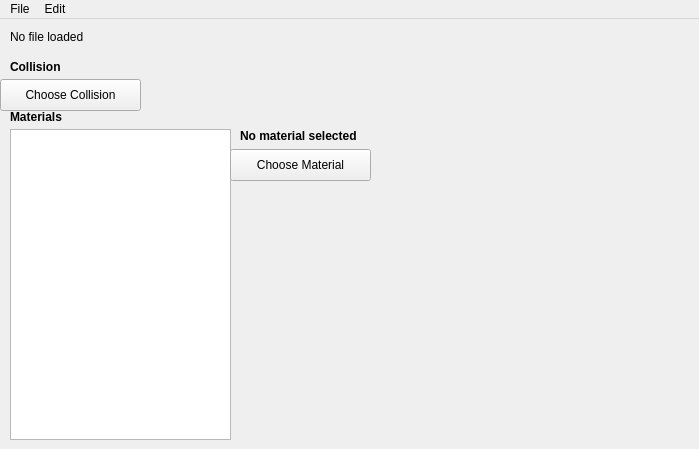
<?xml version="1.0" encoding="UTF-8"?>
<ui version="4.0">
 <class>MMainWindow</class>
 <widget class="QMainWindow" name="MMainWindow">
  <property name="geometry">
   <rect>
    <x>0</x>
    <y>0</y>
    <width>699</width>
    <height>449</height>
   </rect>
  </property>
  <property name="windowTitle">
   <string>MMainWindow</string>
  </property>
  <widget class="QWidget" name="centralWidget">
   <widget class="QListView" name="listView">
    <property name="geometry">
     <rect>
      <x>10</x>
      <y>110</y>
      <width>221</width>
      <height>311</height>
     </rect>
    </property>
   </widget>
   <widget class="QLabel" name="material_list_label">
    <property name="geometry">
     <rect>
      <x>10</x>
      <y>90</y>
      <width>60</width>
      <height>16</height>
     </rect>
    </property>
    <property name="text">
     <string>&lt;b&gt;Materials</string>
    </property>
    <property name="textFormat">
     <enum>Qt::RichText</enum>
    </property>
   </widget>
   <widget class="QLabel" name="collision_label">
    <property name="geometry">
     <rect>
      <x>10</x>
      <y>40</y>
      <width>60</width>
      <height>16</height>
     </rect>
    </property>
    <property name="text">
     <string>&lt;html&gt;&lt;head/&gt;&lt;body&gt;&lt;p&gt;&lt;span style=&quot; font-weight:600;&quot;&gt;Collision&lt;/span&gt;&lt;/p&gt;&lt;/body&gt;&lt;/html&gt;</string>
    </property>
    <property name="textFormat">
     <enum>Qt::RichText</enum>
    </property>
   </widget>
   <widget class="QPushButton" name="collision_button">
    <property name="geometry">
     <rect>
      <x>0</x>
      <y>60</y>
      <width>141</width>
      <height>32</height>
     </rect>
    </property>
    <property name="text">
     <string>Choose Collision</string>
    </property>
   </widget>
   <widget class="QLabel" name="material_name">
    <property name="geometry">
     <rect>
      <x>240</x>
      <y>110</y>
      <width>451</width>
      <height>20</height>
     </rect>
    </property>
    <property name="text">
     <string>&lt;html&gt;&lt;head/&gt;&lt;body&gt;&lt;p&gt;&lt;span style=&quot; font-weight:600;&quot;&gt;No material selected&lt;/span&gt;&lt;br/&gt;&lt;/p&gt;&lt;/body&gt;&lt;/html&gt;</string>
    </property>
    <property name="textFormat">
     <enum>Qt::RichText</enum>
    </property>
   </widget>
   <widget class="QPushButton" name="pushButton_2">
    <property name="geometry">
     <rect>
      <x>230</x>
      <y>130</y>
      <width>141</width>
      <height>32</height>
     </rect>
    </property>
    <property name="text">
     <string>Choose Material</string>
    </property>
   </widget>
   <widget class="QLabel" name="file_name_label">
    <property name="geometry">
     <rect>
      <x>10</x>
      <y>10</y>
      <width>691</width>
      <height>16</height>
     </rect>
    </property>
    <property name="text">
     <string>&lt;html&gt;&lt;head/&gt;&lt;body&gt;&lt;p&gt;No file loaded&lt;/p&gt;&lt;/body&gt;&lt;/html&gt;</string>
    </property>
    <property name="textFormat">
     <enum>Qt::RichText</enum>
    </property>
   </widget>
  </widget>
  <widget class="QMenuBar" name="menuBar">
   <property name="geometry">
    <rect>
     <x>0</x>
     <y>0</y>
     <width>699</width>
     <height>22</height>
    </rect>
   </property>
   <widget class="QMenu" name="menuFile">
    <property name="title">
     <string>File</string>
    </property>
    <addaction name="actionOpen"/>
    <addaction name="actionSave_File"/>
    <addaction name="actionSave_Animation"/>
   </widget>
   <widget class="QMenu" name="menuEdit">
    <property name="title">
     <string>Edit</string>
    </property>
   </widget>
   <addaction name="menuFile"/>
   <addaction name="menuEdit"/>
  </widget>
  <action name="actionOpen">
   <property name="text">
    <string>Open File...</string>
   </property>
  </action>
  <action name="actionSave_File">
   <property name="text">
    <string>Save File...</string>
   </property>
  </action>
  <action name="actionSave_Animation">
   <property name="text">
    <string>Save Animation...</string>
   </property>
  </action>
 </widget>
 <layoutdefault spacing="6" margin="11"/>
 <resources/>
 <connections>
  <connection>
   <sender>actionOpen</sender>
   <signal>triggered()</signal>
   <receiver>MMainWindow</receiver>
   <slot>openNewFile()</slot>
   <hints>
    <hint type="sourcelabel">
     <x>-1</x>
     <y>-1</y>
    </hint>
    <hint type="destinationlabel">
     <x>349</x>
     <y>224</y>
    </hint>
   </hints>
  </connection>
  <connection>
   <sender>actionSave_File</sender>
   <signal>triggered()</signal>
   <receiver>MMainWindow</receiver>
   <slot>saveFile()</slot>
   <hints>
    <hint type="sourcelabel">
     <x>-1</x>
     <y>-1</y>
    </hint>
    <hint type="destinationlabel">
     <x>355</x>
     <y>224</y>
    </hint>
   </hints>
  </connection>
  <connection>
   <sender>listView</sender>
   <signal>clicked(QModelIndex)</signal>
   <receiver>MMainWindow</receiver>
   <slot>selectMaterial(QModelIndex)</slot>
   <hints>
    <hint type="sourcelabel">
     <x>120</x>
     <y>272</y>
    </hint>
    <hint type="destinationlabel">
     <x>355</x>
     <y>224</y>
    </hint>
   </hints>
  </connection>
  <connection>
   <sender>pushButton_2</sender>
   <signal>clicked()</signal>
   <receiver>MMainWindow</receiver>
   <slot>chooseMaterial()</slot>
   <hints>
    <hint type="sourcelabel">
     <x>300</x>
     <y>137</y>
    </hint>
    <hint type="destinationlabel">
     <x>355</x>
     <y>224</y>
    </hint>
   </hints>
  </connection>
  <connection>
   <sender>collision_button</sender>
   <signal>clicked()</signal>
   <receiver>MMainWindow</receiver>
   <slot>chooseCollision()</slot>
   <hints>
    <hint type="sourcelabel">
     <x>70</x>
     <y>97</y>
    </hint>
    <hint type="destinationlabel">
     <x>349</x>
     <y>224</y>
    </hint>
   </hints>
  </connection>
  <connection>
   <sender>actionSave_Animation</sender>
   <signal>triggered()</signal>
   <receiver>MMainWindow</receiver>
   <slot>saveAnimation()</slot>
   <hints>
    <hint type="sourcelabel">
     <x>-1</x>
     <y>-1</y>
    </hint>
    <hint type="destinationlabel">
     <x>349</x>
     <y>224</y>
    </hint>
   </hints>
  </connection>
 </connections>
 <slots>
  <slot>openNewFile()</slot>
  <slot>saveFile()</slot>
  <slot>selectMaterial(QModelIndex)</slot>
  <slot>chooseMaterial()</slot>
  <slot>chooseCollision()</slot>
  <slot>saveAnimation()</slot>
 </slots>
</ui>
